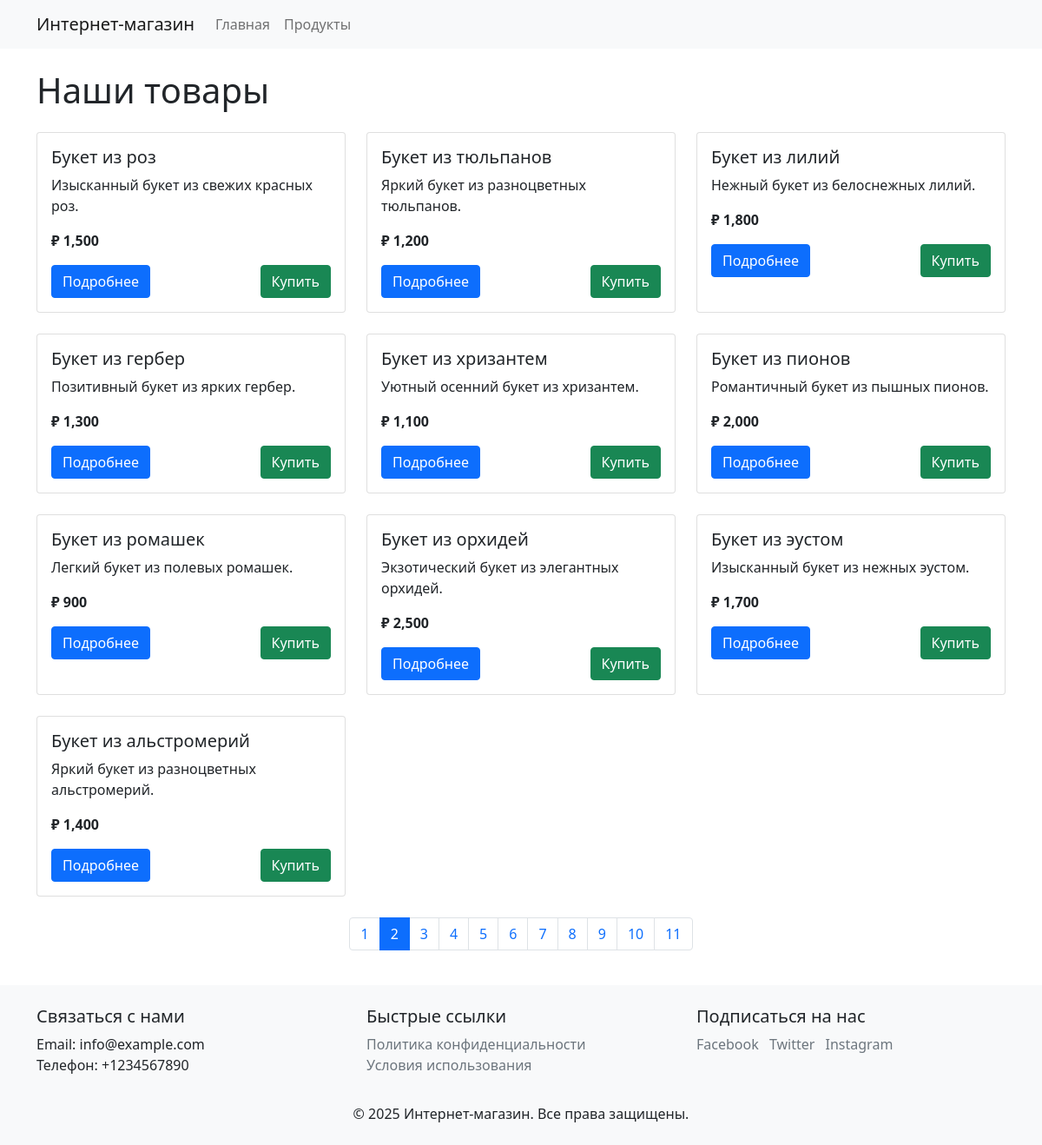
Screenshot of /?page=2 with the database file from the repository.
### tables this page shows
CREATE TABLE up_item (
                         id INT AUTO_INCREMENT PRIMARY KEY,
                         name VARCHAR(255) NOT NULL,
                         description VARCHAR(1000),
                         desc_short VARCHAR(255),
                         price DECIMAL(10, 2) NOT NULL,
                         is_active BOOLEAN DEFAULT TRUE,
                         created_at TIMESTAMP DEFAULT CURRENT_TIMESTAMP,
                         updated_at TIMESTAMP DEFAULT CURRENT_TIMESTAMP ON UPDATE CURRENT_TIMESTAMP
);

### src/Core/Route.php (called while the page is built, shortened)
<?php
class Route
{
    private string $method;
    private string $path;
    private  $callback;
    private string $pattern;
    public function __construct
    (
        string $method,
        string $path,
        callable|array $callback
    )
    {
        $this->method = strtoupper($method);
        $this->path = $path;
        $this->callback = $callback;
    }
    private function processPath(): void
    {
        $this->pattern  = preg_replace_callback
        (
            '/\{(\w+)(?::([^}]+))?\}/',
            function($matches)
            {
                $this->paramNames[] = $matches[1];
                return isset($matches[2]) ? '(' . $matches[2] . ')' : '(\w+)';
            },
            $this->path,
        );
    }
    public function matches(string $method, string $uri): bool
    {
        return
            $this->method === $method
            &&
            preg_match('#^' . $this->pattern . '$#', $uri);
    }
    public function execute(string $uri):? array
    {
        $params = [];
        if (is_array($this->callback))
        {
            [$controllerClass, $method] = $this->callback;
            $controller = new $controllerClass();
            return call_user_func_array([$controller, $method], $params);
        }
        return call_user_func_array($this->callback, $params);
    }
}

### src/Core/View.php (called while the page is built, shortened)
<?php
class View
{
	protected $templatePath;
	public function __construct($templatePath, $params = [])
	{
		$this->templatePath = $templatePath;
	}
	public function render()
	{
		require_once $this->templatePath;
		return ob_get_clean();
	}
	public function __toString()
	{
		return $this->render();
	}
}

### public/index.php (called while the page is built, shortened)
<?php
require_once __DIR__ . '/../src/Core/Autoloader.php';
$router = require_once __DIR__ . '/../src/config/routes.php';
$router->dispatch();

### src/Core/Services/Product/ProductService.php (called while the page is built, shortened)
<?php
class ProductService
{
    private ProductRepository $repository;
    public function __construct(ProductRepository $repository)
    {
        $this->repository = $repository;
    }
    public function getPaginatedProducts(int $page, int $itemsPerPage): array
    {
        $offset = ($page - 1) * $itemsPerPage;
        $products = $this->repository->findAllPaginated($itemsPerPage, $offset);
        return array_map
        (
            fn($product) => $product->toListDTO(), $products
        );
    }
    public function getTotalPages(int $itemsPerPage): int
    {
        $totalProducts = $this->repository->getTotalCount();
        return ceil($totalProducts / $itemsPerPage);
    }
}

### src/Core/Services/Product/ProductRepository.php (called while the page is built, shortened)
<?php
class ProductRepository
{
    private PDO $pdo;
    public function __construct(PDO $pdo)
    {
        $this->pdo = $pdo;
    }
    public function findAllPaginated(int $limit, int $offset): array
    {
        $stmt = $this->pdo->prepare
        ("
				SELECT id, name, price, is_active, created_at, desc_short
				FROM up_item
				WHERE is_active = 1
				GROUP BY id
				ORDER BY created_at DESC
				LIMIT :limit OFFSET :offset
			");
        $stmt->bindValue(':limit', $limit, PDO::PARAM_INT );
        $stmt->bindValue(':offset', $offset, PDO::PARAM_INT );
        $stmt->execute();
        return array_map
        (
            fn($row) => Product::fromDatabase($row),
            $stmt->fetchAll(PDO::FETCH_ASSOC),
        );
    }
    public function getTotalCount(): int
    {
        $stmt = $this->pdo->query('SELECT COUNT(*) FROM up_item');
        return (int)$stmt->fetchColumn();
    }
}

### src/Core/Autoloader.php (called while the page is built, shortened)
<?php
class Autoloader
{
	private static $paths = [];
	public static function addPath($path)
	{
		self::$paths[] = $path;
	}
	public static function register()
	{
		spl_autoload_register(function ($className) {
			$file = str_replace('\\', DIRECTORY_SEPARATOR, $className);
			foreach (self::$paths as $path) {
				$fullPath = $path . $file . '.php';
				if (file_exists($fullPath)) {
					return true;
				}
			}
			return false;
		});
	}
}

### src/Models/Product.php (called while the page is built, shortened)
<?php
class Product
{
    private int $id;
    private string $name;
    private string $desc_short;
    private ?string $price;
    private string $is_active;
    public static function fromDatabase(array $row): self
    {
        $product = new self();
        $product->id = $row['id'];
        $product->name = $row['name'];
        $product->description = $row['description'] ?? '';
        $product->desc_short = $row['desc_short'] ?? '';
        $product->price = $row['price'];
        $product->is_active = $row['is_active'] ?? '';
        $product->created_at = $row['created_at'] ?? 'Y-m-d H:i:s';
        $product->updated_at = $row['updated_at'] ?? 'Y-m-d H:i:s';
        return $product;
    }
    public function toListDTO(): ProductListDTO
    {
        return new ProductListDTO
        (
            $this->id,
            $this->name,
            $this->desc_short,
            $this->price,
            $this->is_active,
        );
    }
}

### src/Views/home/catalog.php (the view)
<div class="row">
    <div class="col-12">
        <h1 class="mb-4">Наши товары</h1>
    </div>
    <?php if (!empty($products)): ?>
        <?php foreach ($products as $product): ?>
            <div class="col-md-4 mb-4">
                <div class="card product-card">
                    <div class="card-body">
                        <h5 class="card-title"><?php echo htmlspecialchars($product->name); ?></h5>
                        <p class="card-text"><?php echo htmlspecialchars($product->desc_short); ?></p>
                        <p class="card-text"><strong>&#8381; <?php echo number_format($product->price); ?></strong></p>
                        <div class="d-flex justify-content-between">
                            <a href="/product/<?php echo $product->id; ?>" class="btn btn-primary">Подробнее</a>
                            <a href="/order/create/<?php echo $product->id; ?>" class="btn btn-success ml-auto">Купить</a>
                        </div>
                    </div>
                </div>
            </div>
        <?php endforeach; ?>
    <?php else: ?>
        <p>No products found.</p>
    <?php endif; ?>
</div>
<?php if ($totalPages > 1): ?>
    <nav aria-label="Product pagination">
        <ul class="pagination justify-content-center">
            <?php for ($i = 1; $i <= $totalPages; $i++): ?>
                <li class="page-item <?php echo $currentPage == $i ? 'active' : ''; ?>">
                    <a class="page-link" href="?page=<?php echo $i; ?>"><?php echo $i; ?></a>
                </li>
            <?php endfor; ?>
        </ul>
    </nav>
<?php endif; ?>

### src/Core/Router.php (shortened to what this page needs)
<?php
class Router
{
    private $routes = [];
    public function addRoute(string $method, string $path, callable|array $callback): Route
    {
        $route = new Route($method, $path, $callback);
        $this->routes[] = $route;
        return $route;
    }
    public function dispatch(): void
    {
        $requestMethod = $_SERVER['REQUEST_METHOD'];
        $requestUri = parse_url($_SERVER['REQUEST_URI'], PHP_URL_PATH);
        foreach ($this->routes as $route)
        {
            if ($route->matches($requestMethod,$requestUri))
            {
                $route->execute($requestUri);
                return;
            }
        }
    }
}

### public/assets/css/style.css (style rules this page uses)
body { min-height: 100vh; display: flex; flex-direction: column; }
.product-card { height: 100%; transition: transform 0.2s; }

### rows the page displays
up_item: name "Букет из роз", desc_short "Изысканный букет из свежих красных роз.", price "1,500"
up_item: name "Букет из тюльпанов", desc_short "Яркий букет из разноцветных тюльпанов.", price "1,200"
up_item: name "Букет из лилий", desc_short "Нежный букет из белоснежных лилий.", price "1,800"
up_item: name "Букет из гербер", desc_short "Позитивный букет из ярких гербер.", price "1,300"
up_item: name "Букет из хризантем", desc_short "Уютный осенний букет из хризантем.", price "1,100"
up_item: name "Букет из пионов", desc_short "Романтичный букет из пышных пионов.", price "2,000"
up_item: name "Букет из ромашек", desc_short "Легкий букет из полевых ромашек.", price "900"
up_item: name "Букет из орхидей", desc_short "Экзотический букет из элегантных орхидей.", price "2,500"
up_item: name "Букет из эустом", desc_short "Изысканный букет из нежных эустом.", price "1,700"
up_item: name "Букет из альстромерий", desc_short "Яркий букет из разноцветных альстромерий.", price "1,400"
